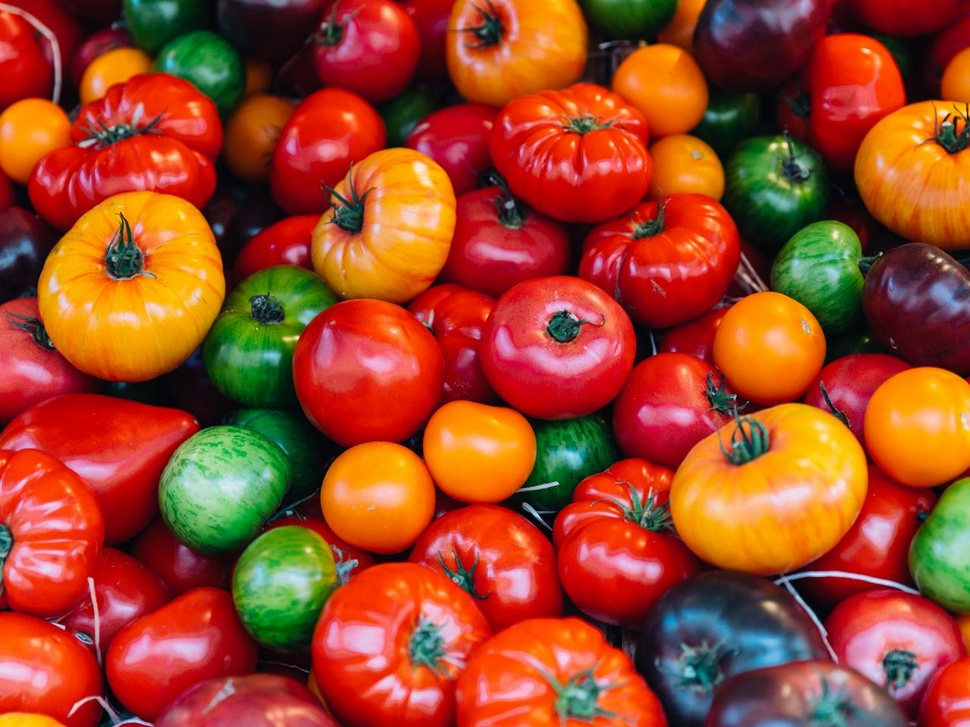
#> input picture img2.jpeg, 970 x 727 px, shrunk from 1280 x 960 before the run
$ python canny.py
#> lines starting #> are read from the running program, lines starting #| are printed output that depends on the picture
import cv2
import matplotlib.pyplot as plt

# Read the image
image = cv2.imread('img2.jpeg', 0)  # Read image as grayscale
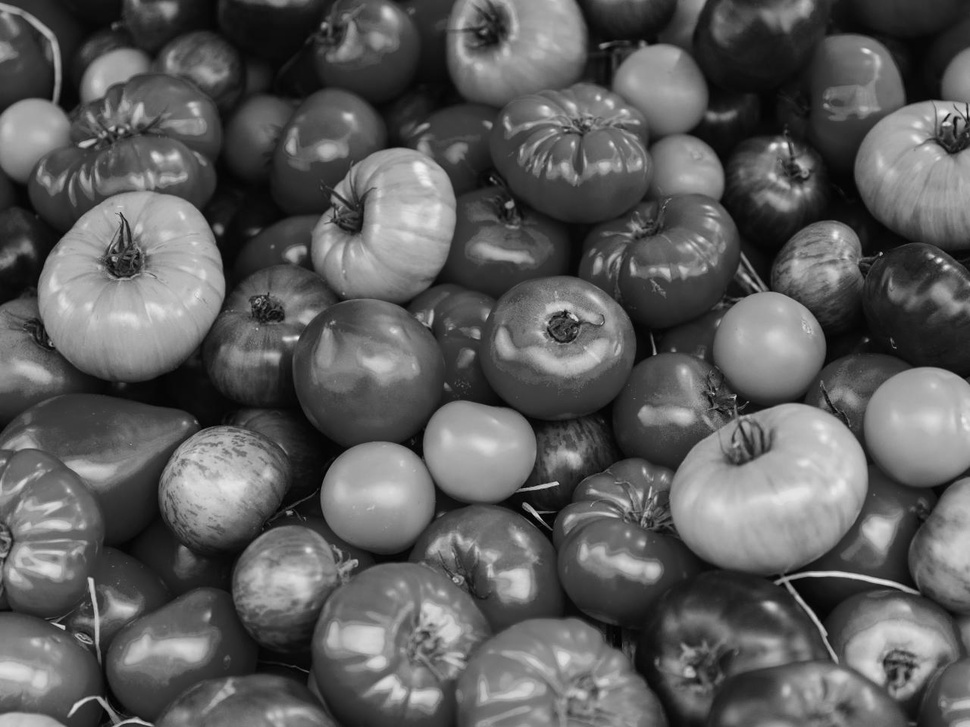
#> image: shape (727, 970); min 0, max 242, mean 92.8

if image is not None:
    # Apply Canny edge detection
    edges = cv2.Canny(image, 100, 200)  # You can adjust the thresholds for edge detection
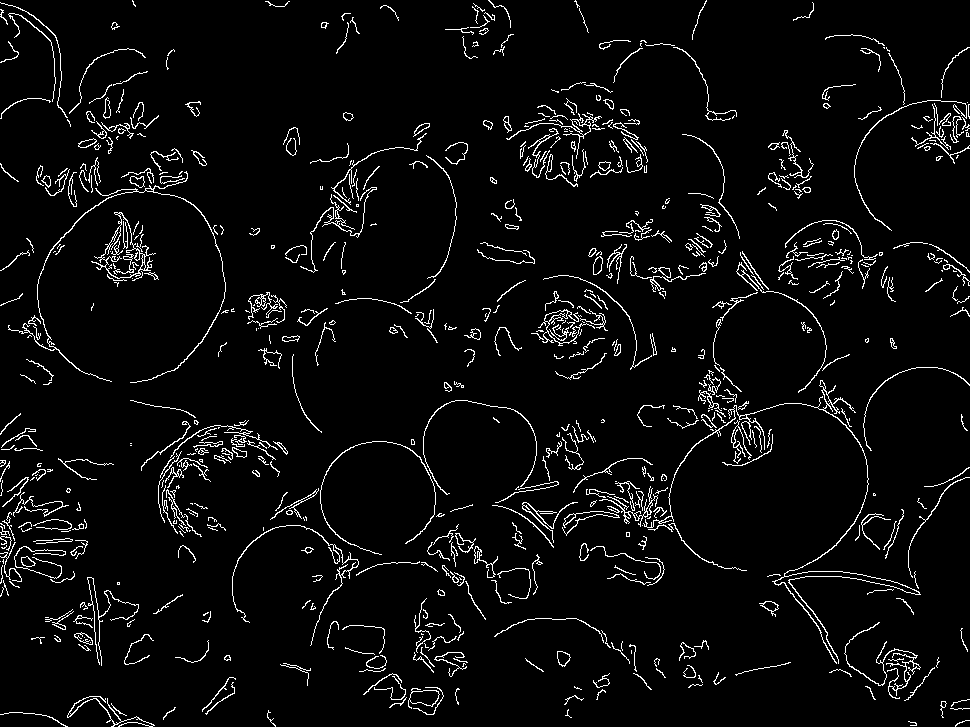
#> edges: shape (727, 970); 4.6% white in thin lines or dots

    # Display the original image and the detected edges
    plt.figure(figsize=(10, 5))

    plt.subplot(1, 2, 1)
    plt.imshow(image, cmap='gray')
    plt.title('Original Image')
    plt.axis('off')

    plt.subplot(1, 2, 2)
    plt.imshow(edges, cmap='gray')
    plt.title('Canny Edge Detection')
    plt.axis('off')

    plt.show()
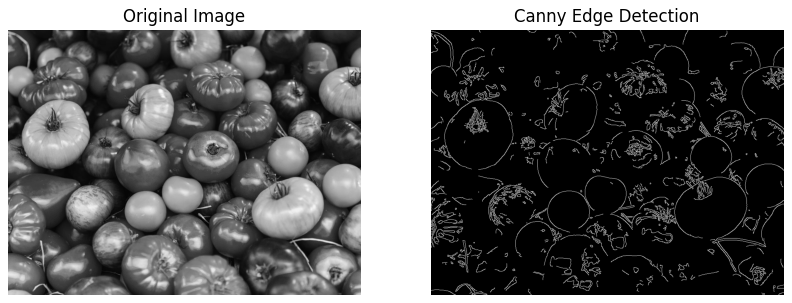
#> figure drawn by matplotlib, 2 panels
else:
    print("Error: Unable to read the image. Please check the file path.")
